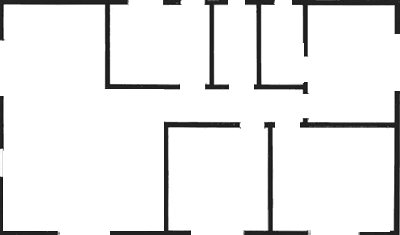
#> input picture python/numpy/home.png, 400 x 235 px, found by its file name
$ python '2d wave.py'
#> lines starting #> are read from the running program, lines starting #| are printed output that depends on the picture
import numpy as np
import matplotlib.pyplot as plt
from PIL import Image
from matplotlib import animation as anim

plt.style.use("dark_background")

img  = Image.open("c:/Users/gts00/OneDrive/Área de Trabalho/data/python/home.png")
#> img is the input picture: PIL image 400x235 RGBA; mean R, G, B, A 236.3, 236.3, 236.3, 255
im_data = np.array(img).astype(np.float32)
im_data/=255
im_data[:,:,3] = (1-im_data[:,:,0])*255
bright = np.sqrt(
    im_data[:,:,0]**2 +
    im_data[:,:,1]**2 +
    im_data[:,:,2]**2 +
    im_data[:,:,3]**2
    )
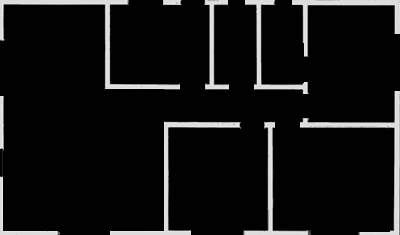
#> bright: shape (235, 400) float32; min 1.73, max 246, mean 20.2

u = np.zeros_like(bright)
s = np.zeros_like(bright)
#u = np.ones_like(im_data[:,:,0])*-0.1
s = np.zeros_like(im_data[:,:,0])

c = np.ones_like(bright)*8
d = np.ones_like(bright)*0.1

c[im_data[:,:,0]<0.3] = 0.1
d[im_data[:,:,0]<0.3] = 0.0


dt = 0.1
substeps = 10
t = 0
x = np.linspace(0,im_data.shape[0])
#> x = 50 values from 0 to 235
y = np.linspace(0,im_data.shape[1])
#> y = 50 values from 0 to 400
circle  = np
#u[90,110] = -10

#u[0:40,:] = -1
#u[80,80] = 20


fig, ax = plt.subplots(1,1,animated = True)

background = ax.imshow(bright,cmap = "Greys",vmin = 0, vmax = 2)
im = ax.imshow(u,cmap = "RdBu",vmin = -0.1, vmax = 0.1,)
ax.set_title("wave equation")


def solve(n):

    global d,dt,u,s,c,t,im,substeps


    if not (n%10):
        print(f"frame: {n}")
    if n == 2:
        u[150:170,80:100] = 1

    for i in range(substeps):
        #u[20,20] += 1


        u_laplace = (
            u[2:, 1:-1]+u[:-2, 1:-1]+
            u[1:-1, :-2]+u[1:-1,2:,]-
            4*u[1:-1,1:-1]
            )
        s_laplace = (
            s[2:, 1:-1]+s[:-2, 1:-1]+
            s[1:-1, :-2]+s[1:-1,2:,]-
            4*s[1:-1,1:-1]
            )

        s[1:-1, 1:-1] += (c[1:-1,1:-1]*u_laplace + s_laplace*d[1:-1,1:-1])*dt

        s[0,0:] = s[1,0:]
        s[-1,0:] = s[-2,0:]
        s[0:,0] = s[0:,1]
        s[0:,-0] = s[0:,-1]

        u += s*dt

        u[0,0:] = u[1,0:]
        u[-1,0:] = u[-2,0:]
        u[0:,0] = u[0:,1]
        u[0:,-1] = u[0:,-2]
#> s: shape (235, 400) float32; every value is 0

    shown =  np.ma.masked_where(im_data[:,:,0] < 0.2 , u)
    im.set_data(shown)


print("running animation")
data = anim.FuncAnimation(fig, solve, frames=400, interval=1, repeat=True)
plt.show()
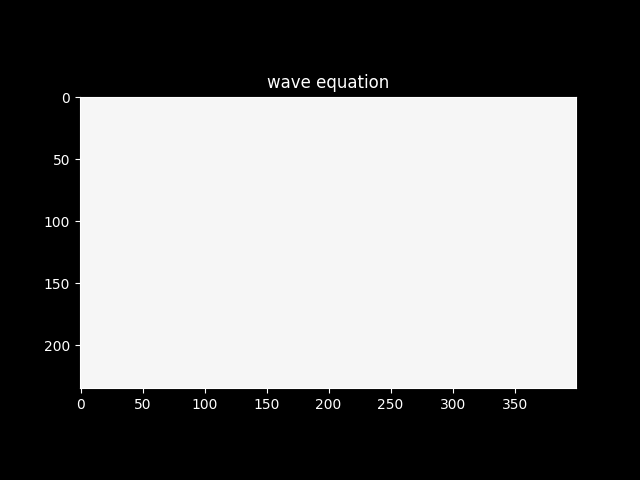
#> figure drawn by matplotlib, 1 panel
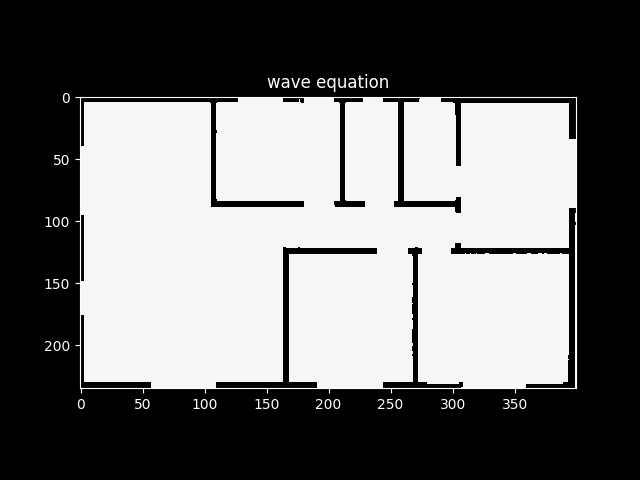
#> figure drawn by matplotlib, 1 panel

print("saving")
writer = anim.PillowWriter(fps=30,bitrate=1800)
path = 'C:/Users/gts00/OneDrive/Área de Trabalho/data/python/home.gif'
#> (the run stopped early here; a loop or call above may not have finished)

$ run again, with python/numpy/airfoil.png copied over python/numpy/home.png
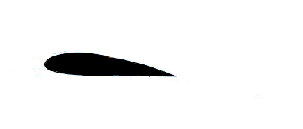
#> input picture python/numpy/airfoil.png, 303 x 129 px, found by its file name
#> img is the input picture: PIL image 303x129 RGBA; mean R, G, B, A 241.8, 241.9, 241.9, 255
#> `bright = np.sqrt( im_data[:,:,0]**2 + im_data[:,:,1]**2 + im_data[:,:,..`:
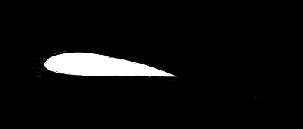
#> bright: shape (129, 303) float32; min 1.62, max 255, mean 14.8; drawn with min black and max white
#> `plt.show()`:
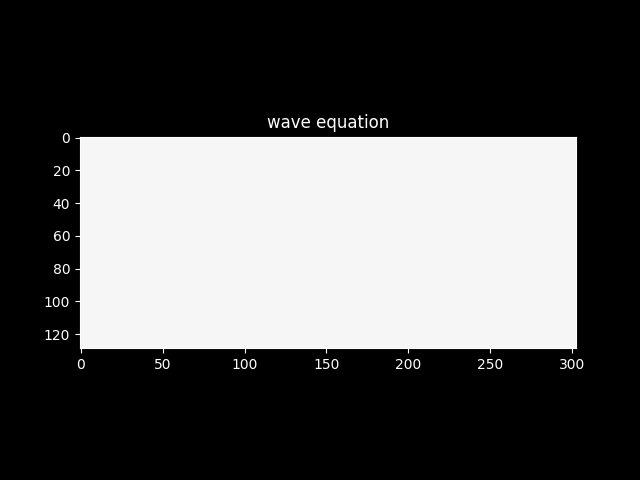
#> figure drawn by matplotlib, 1 panel

$ run again, with python/numpy/hand_laplace.png copied over python/numpy/home.png
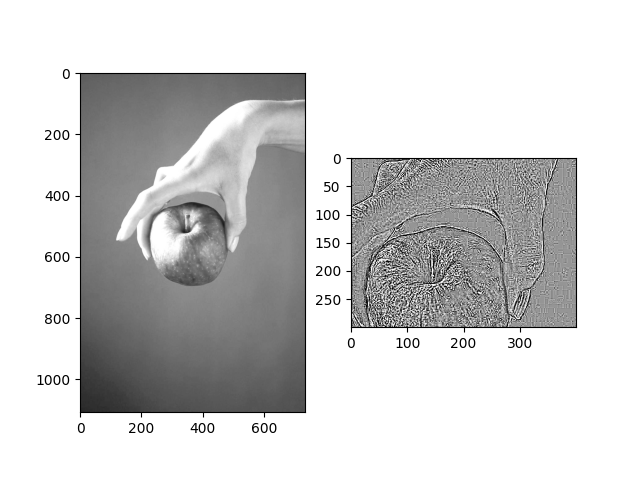
#> input picture python/numpy/hand_laplace.png, 640 x 480 px, found by its file name
#> img is the input picture: PIL image 640x480 RGBA; mean R, G, B, A 207.5, 207.5, 207.5, 255
#> `bright = np.sqrt( im_data[:,:,0]**2 + im_data[:,:,1]**2 + im_data[:,:,..`:
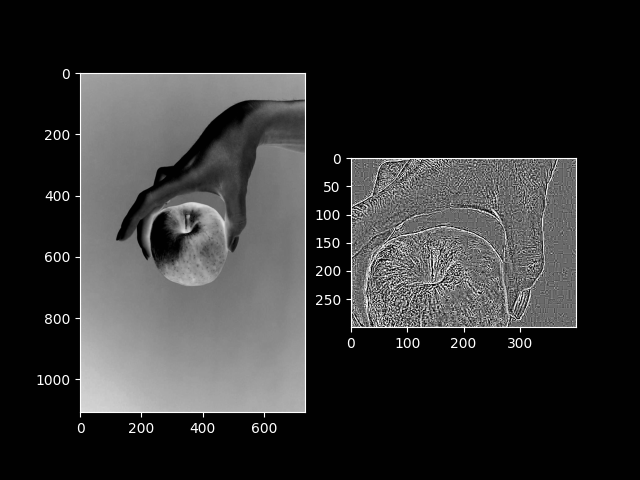
#> bright: shape (480, 640) float32; min 1.73, max 255, mean 48.5
#> `plt.show()`:
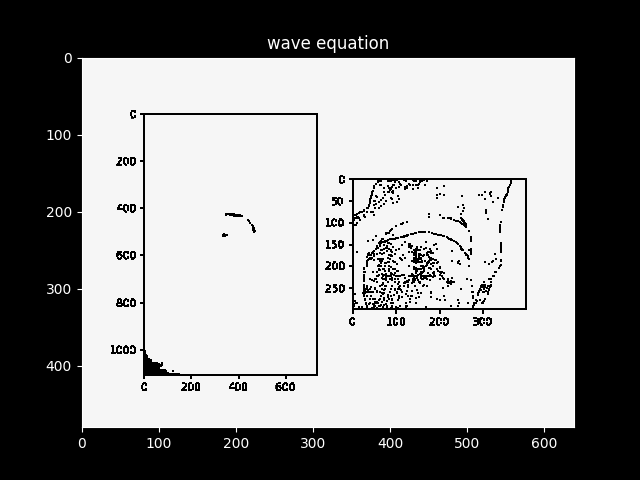
#> figure drawn by matplotlib, 1 panel
